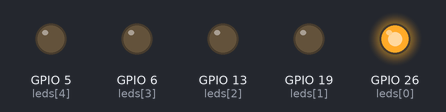
The program below on a simulated Raspberry Pi (BCM pin numbers). Shown: output pins drawn as LEDs (lit = HIGH).

Above: at 0.05 s.
At 0.65 s:
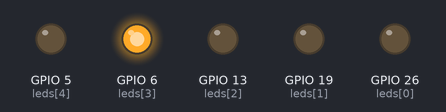
At 1.25 s:
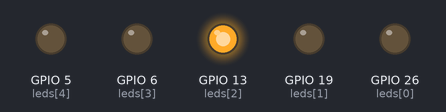
At 1.85 s:
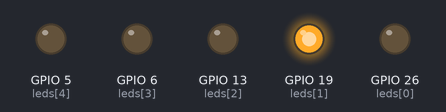
At 2.5 s:
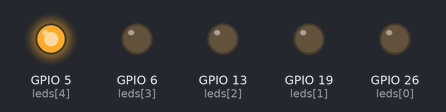
Timing chart, 0 to 3.0 s (numbered marks = the images above):
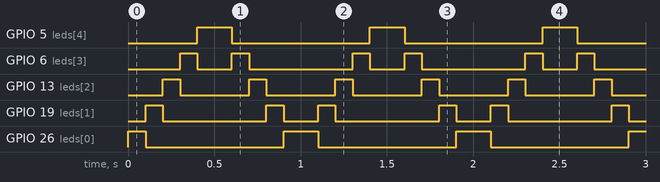

Measured:
- by itself, GPIO 5 (leds[4]): alternates HIGH for 0.20 s and LOW for 0.80 s
- by itself, GPIO 6 (leds[3]): repeats every 1.0 s: LOW 0.20 s, HIGH 0.10 s, LOW 0.60 s, HIGH 0.10 s
- by itself, GPIO 13 (leds[2]): alternates HIGH for 0.10 s and LOW for 0.40 s
- by itself, GPIO 19 (leds[1]): repeats every 1.0 s: LOW 0.60 s, HIGH 0.10 s, LOW 0.20 s, HIGH 0.10 s
- by itself, GPIO 26 (leds[0]): repeats every 1.0 s: LOW 0.80 s, HIGH 0.20 s

The program:

led_board.py
```python
from gpiozero import LEDBoard
from time import sleep

leds = LEDBoard(26, 19, 13, 6, 5)

while True:

    leds.value = (1, 0, 0, 0, 0)
    sleep(.1)
    leds.value = (0, 1, 0, 0, 0)
    sleep(.1)
    leds.value = (0, 0, 1, 0, 0)
    sleep(.1)
    leds.value = (0, 0, 0, 1, 0)
    sleep(.1)
    leds.value = (0, 0, 0, 0, 1)
    sleep(.1)

    leds.value = (0, 0, 0, 0, 1)
    sleep(.1)
    leds.value = (0, 0, 0, 1, 0)
    sleep(.1)
    leds.value = (0, 0, 1, 0, 0)
    sleep(.1)
    leds.value = (0, 1, 0, 0, 0)
    sleep(.1)
    leds.value = (1, 0, 0, 0, 0)
    sleep(.1)
```
